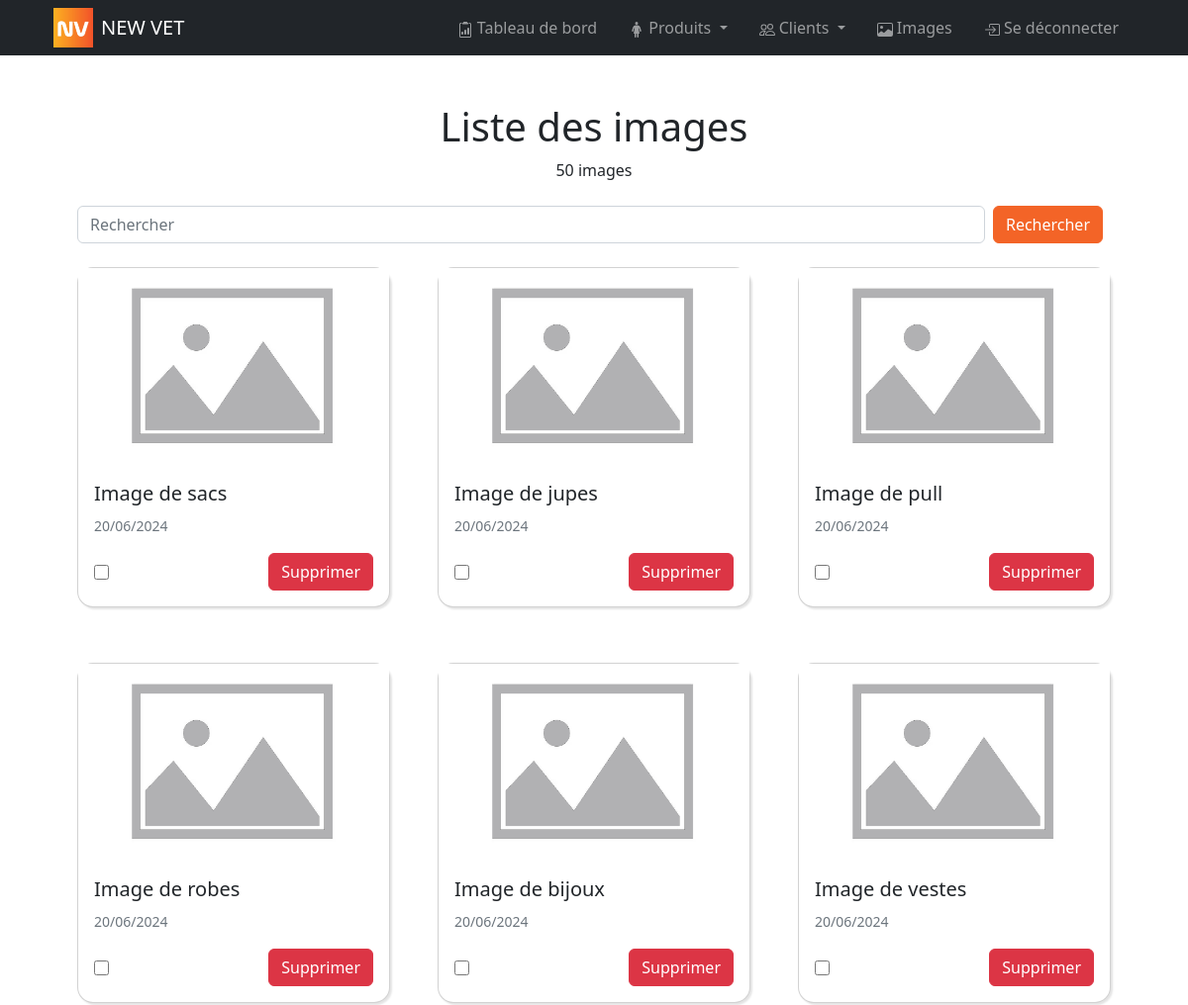
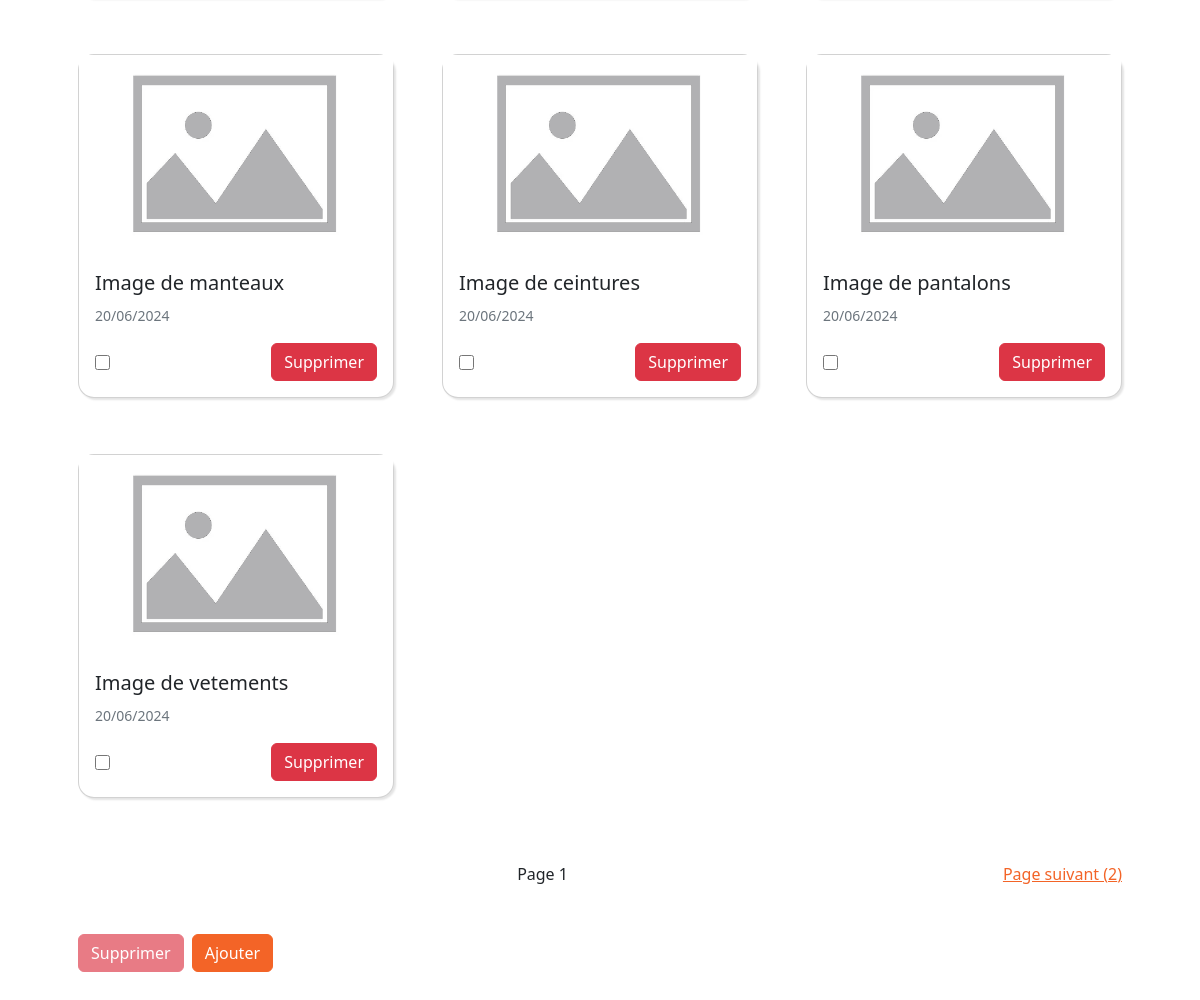
The page /bo/pages/images/index.php (signed in) on the database its author committed (2 pictures, top to bottom).
### tables this page shows
CREATE TABLE image(
        slug VARCHAR (50) NOT NULL UNIQUE,
        name VARCHAR (50),
        alt VARCHAR (250),
        path VARCHAR (250) NOT NULL,
        weight INT,
        extention VARCHAR (5),
        is_deleted BOOLEAN NOT NULL DEFAULT 0,
        created_at DATETIME NOT NULL DEFAULT NOW(),
        CONSTRAINT image_PK PRIMARY KEY (slug)
);

### controllers/image.php (called while the page is built, shortened)
<?php
function getImages($search = null, $sort = array(array('order' => 'ASC', 'order_by' => 'created_at')), $offset = null, $per_page = 10)
{
    $sql = "SELECT * FROM image";
    $sql .= " WHERE 1 = 1";
    $sql .= " AND is_deleted = 0";
    if ($sort) {
        $sql .= " ORDER BY ";
        foreach ($sort as $key => $value) {
            $sql .= "COALESCE(" . $value['order_by'] . ", 9999999) " . strtoupper($value['order']);
        }
    }
    if ($per_page) $sql .= " LIMIT :per_page";
    $params = array();
    if ($per_page) $params[":per_page"] = $per_page;
    $result = Database::queryAll($sql, $params);
    return $result['data'];
}
function getImagesCount($search = null)
{
    $sql = "SELECT COUNT(*) as count FROM image WHERE 1 = 1 AND is_deleted = 0";
    $params = array();
    $result = Database::queryOne($sql, $params);
    return $result['data']['count'];
}

### utils/database.php (called while the page is built, shortened)
<?php
class Database
{
    private static $dbHost = DB_HOST;
    private static $dbName = DB_NAME;
    private static $dbUser = DB_USER;
    private static $dbPass = DB_PASSWORD;
    private static $forcedStringParams = array(':email', ':password', ':token', ':code', ':name', ':libelle');
    private static $forcedIntParams = array(':per_page', ':offset', ':customer_id', ':admin_id');
    private static $forcedBoolParams = array(':is_deleted');
    private static $connection = null;
    private static function connect()
    {
        if (self::$connection === null) {
            try {
                self::$connection = new PDO("mysql:host=" . self::$dbHost . ";dbname=" . self::$dbName, self::$dbUser, self::$dbPass);
                self::$connection->setAttribute(PDO::ATTR_ERRMODE, PDO::ERRMODE_EXCEPTION);
            } catch (PDOException $e) {
                if (defined('APP_DEBUG') && APP_DEBUG) die("Erreur lors de la connexion à la base de données: " . $e->getMessage());
            }
        }
    }
    public static function queryAll(string $query, array $params = array())
    {
        $data = array();
        $success = true;
        $error = null;
        try {
            $statement = self::$connection->prepare($query);
            foreach ($params as $key => $value) {
                if (is_int($value) || in_array($key, self::$forcedIntParams)) {
                    $statement->bindValue($key, $value, PDO::PARAM_INT);
                } elseif (is_bool($value) || in_array($key, self::$forcedBoolParams)) {
                    $statement->bindValue($key, $value, PDO::PARAM_BOOL);
                } elseif (is_string($value) || in_array($key, self::$forcedStringParams)) {
                    $statement->bindValue($key, htmlspecialchars($value), PDO::PARAM_STR);
                } elseif (is_null($value)) {
                    $statement->bindValue($key, $value, PDO::PARAM_NULL);
                } else {
                    $statement->bindValue($key, $value);
                }
            }
            $statement->execute();
            $data = $statement->fetchAll(PDO::FETCH_ASSOC);
        } catch (PDOException $e) {
            $success = false;
            $error = $e->getMessage();
            self::handleError($query, $params, $error);
        }
        return array(
            'success' => $success,
            'data' => $data,
            'error' => $error
        );
    }
    public static function queryOne(string $query, array $params = array())
    {
        $data = array();
        $success = true;
        $error = null;
        try {
            $statement = self::$connection->prepare($query);
            $statement->execute();
            $data = $statement->fetch(PDO::FETCH_ASSOC);
        } catch (PDOException $e) {
            $success = false;
            $error = $e->getMessage();
            self::handleError($query, $params, $error);
        }
        return array(
            'success' => $success,
            'data' => $data,
            'error' => $error
        );
    }
}

### helpers/image_or_placeholder.php (called while the page is built)
<?php
function image_or_placeholder($img_path, $full_placeholder_path = 'assets/img/default-img.webp')
{
    $full_img_path = APP_UPLOAD_PATH . $img_path;
    $full_img_url = APP_UPLOAD_URL . $img_path;
    if ($img_path && file_exists($full_img_path)) {
        return $full_img_url;
    } else {
        return APP_URL . $full_placeholder_path;
    }
}

### helpers/three_dots_string.php (called while the page is built, shortened)
<?php
function three_dots_string(string $txt, int $max = 100)
{
    return $txt;
}

### helpers/fr_date.php (called while the page is built)
<?php
function fr_date($inputDate) {
    $dateTime = new DateTime($inputDate);
    $formattedDate = $dateTime->format('d/m/Y');
    return $formattedDate;
}

### bo/pages/images/index.php (the view, shortened to what this page needs)
<?php
include_once APP_PATH . "controllers/image.php";
include_once APP_PATH . "helpers/three_dots_string.php";
include_once APP_PATH . "helpers/fr_date.php";
$search = isset($_GET['search']) ? $_GET['search'] : null;
$order_by = isset($_GET['order_by']) ? $_GET['order_by'] : 'created_at';
$order = isset($_GET['order']) && $_GET['order'] == 'desc' ? 'DESC' : 'ASC';
$page = isset($_GET['page']) ? $_GET['page'] : 1;
$sort = array(array('order' => $order, 'order_by' => $order_by));
$images_count = getImagesCount($search);
$per_page = 10;
$offset = ($page - 1) * $per_page;
$maxPage = ceil($images_count / $per_page);
$images = getImages($search, $sort, $offset, $per_page);
?>
<!DOCTYPE html>
<html lang="fr">
<head>
    <link href="<?= APP_URL ?>bo/style/bootstrap.css" rel="stylesheet">
    <link href="<?= APP_URL ?>bo/style/main.css" rel="stylesheet">
</head>
<body>
    <?php include_once APP_PATH . "bo/partials/header.php"; ?>
    <div class="container p-4 p-lg-5">
        <h1 class="text-center">Liste des images</h1>
        <p class="text-center"><?= $images_count ?> image<?php if ($images_count > 1) : ?>s<?php endif; ?></p>
        <form class="d-flex justify-content-between my-4" method="GET">
            <input class="form-control mr-sm-2" id="search" type="search" placeholder="Rechercher" aria-label="Search" name="search" value="<?= $search ?>">
            <button class="btn btn-primary mx-2 my-sm-0" type="submit">Rechercher</button>
        </form>
        <div class='row gx-4 gx-lg-5'>
            <?php
            foreach ($images as $image) {
            ?>
                <div class="col-md-4 mb-5">
                    <div class="card mb-2">
                        <img src="<?= image_or_placeholder(isset($image['path']) ? $image['path'] : '') ?>" class="card-img-top object-fit-cover" alt="<?= $image['alt'] ?>" width="100%" height="200px">
                        <div class="card-body">
                            <h5 class="card-title">
                                <?= three_dots_string($image['name'], 20) ?>
                            </h5>
                            <p class="card-text">
                                <?php if ($image['created_at']) : ?>
                                    <small class="text-muted">
                                        <?= fr_date($image['created_at']) ?>
                                    </small>
                                <?php endif; ?>
                            </p>
                            <div class="d-flex justify-content-between align-items-center">
                                <input type="checkbox" name="selected_images[]" value="<?= $image['slug'] ?>" onclick="enableSupprButton()">
                                <a href="<?= APP_URL ?>bo/pages/images/delete_image.php?slug=<?= $image['slug'] ?>" class="btn btn-danger">Supprimer</a>
                            </div>
                        </div>
                    </div>
                </div>
            <?php
            }
            ?>
        </div>
        <div class="d-flex justify-content-between my-2">
            <?php if ($page > 1) : ?>
                <a href="?search=<?= $search ?>&page=<?= $page - 1 ?>&order_by=<?= $order_by ?>&order=<?= $order ?>">Page précédent (<?= $page - 1 ?>)</a>
            <?php else : ?>
                <span>&nbsp;</span>
            <?php endif; ?>
            <span>Page <?= $page ?></span>
            <?php if ($page < $maxPage) : ?>
                <a href="?search=<?= $search ?>&page=<?= $page + 1 ?>&order_by=<?= $order_by ?>&order=<?= $order ?>">Page suivant (<?= $page + 1 ?>)</a>
            <?php else : ?>
                <span>&nbsp;</span>
            <?php endif; ?>
        </div>
        <div class="d-flex justify-content-start gap-2 my-5">
            <button id="delete-images" class="btn btn-danger" disabled onclick="deleteSelectedImages()">Supprimer</button>
            <a href="<?= APP_URL ?>bo/pages/images/create_image.php" class="btn btn-primary">Ajouter</a>
        </div>
    </div>
</body>
</html>

### bo/style/main.css (style rules this page uses)
:root { --primary: #F1452B; --secondary: #FEBD21; }
input[type="checkbox"] { accent-color: var(--primary); width: 15px; height: 15px; }
.object-fit-cover { object-fit: cover; }

### rows shown on the page
image: name "Image de sacs", created_at "20/06/2024"
image: name "Image de jupes", created_at "20/06/2024"
image: name "Image de pull", created_at "20/06/2024"
image: name "Image de robes", created_at "20/06/2024"
image: name "Image de bijoux", created_at "20/06/2024"
image: name "Image de vestes", created_at "20/06/2024"
image: name "Image de manteaux", created_at "20/06/2024"
image: name "Image de ceintures", created_at "20/06/2024"
image: name "Image de pantalons", created_at "20/06/2024"
image: name "Image de vetements", created_at "20/06/2024"

### other values the page prints
APP_NAME "NEW VET"
$images_count "50"
$page "1"
$page + 1 "2"
